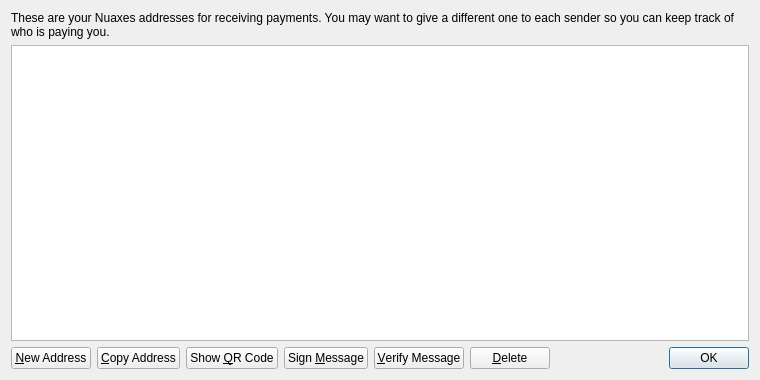
<?xml version="1.0" encoding="UTF-8"?>
<ui version="4.0">
 <class>AddressBookPage</class>
 <widget class="QWidget" name="AddressBookPage">
  <property name="geometry">
   <rect>
    <x>0</x>
    <y>0</y>
    <width>760</width>
    <height>380</height>
   </rect>
  </property>
  <property name="windowTitle">
   <string>Address Book</string>
  </property>
  <layout class="QVBoxLayout" name="verticalLayout">
   <item>
    <widget class="QLabel" name="labelExplanation">
     <property name="text">
      <string>These are your Nuaxes addresses for receiving payments. You may want to give a different one to each sender so you can keep track of who is paying you.</string>
     </property>
     <property name="textFormat">
      <enum>Qt::PlainText</enum>
     </property>
     <property name="wordWrap">
      <bool>true</bool>
     </property>
    </widget>
   </item>
   <item>
    <widget class="QTableView" name="tableView">
     <property name="contextMenuPolicy">
      <enum>Qt::CustomContextMenu</enum>
     </property>
     <property name="toolTip">
      <string>Double-click to edit address or label</string>
     </property>
     <property name="tabKeyNavigation">
      <bool>false</bool>
     </property>
     <property name="alternatingRowColors">
      <bool>true</bool>
     </property>
     <property name="selectionMode">
      <enum>QAbstractItemView::SingleSelection</enum>
     </property>
     <property name="selectionBehavior">
      <enum>QAbstractItemView::SelectRows</enum>
     </property>
     <property name="sortingEnabled">
      <bool>true</bool>
     </property>
     <attribute name="verticalHeaderVisible">
      <bool>false</bool>
     </attribute>
    </widget>
   </item>
   <item>
    <layout class="QHBoxLayout" name="horizontalLayout">
     <item>
      <widget class="QPushButton" name="newAddressButton">
       <property name="toolTip">
        <string>Create a new address</string>
       </property>
       <property name="text">
        <string>&amp;New Address</string>
       </property>
       <property name="icon">
        <iconset resource="../bitcoin.qrc">
         <normaloff>:/icons/add</normaloff>:/icons/add</iconset>
       </property>
      </widget>
     </item>
     <item>
      <widget class="QPushButton" name="copyToClipboard">
       <property name="toolTip">
        <string>Copy the currently selected address to the system clipboard</string>
       </property>
       <property name="text">
        <string>&amp;Copy Address</string>
       </property>
       <property name="icon">
        <iconset resource="../bitcoin.qrc">
         <normaloff>:/icons/editcopy</normaloff>:/icons/editcopy</iconset>
       </property>
      </widget>
     </item>
     <item>
      <widget class="QPushButton" name="showQRCode">
       <property name="text">
        <string>Show &amp;QR Code</string>
       </property>
       <property name="icon">
        <iconset resource="../bitcoin.qrc">
         <normaloff>:/icons/qrcode</normaloff>:/icons/qrcode</iconset>
       </property>
      </widget>
     </item>
     <item>
      <widget class="QPushButton" name="signMessage">
       <property name="toolTip">
        <string>Sign a message to prove you own a Nuaxes address</string>
       </property>
       <property name="text">
        <string>Sign &amp;Message</string>
       </property>
       <property name="icon">
        <iconset resource="../bitcoin.qrc">
         <normaloff>:/icons/edit</normaloff>:/icons/edit</iconset>
       </property>
      </widget>
     </item>
     <item>
      <widget class="QPushButton" name="verifyMessage">
       <property name="toolTip">
        <string>Verify a message to ensure it was signed with a specified Nuaxes address</string>
       </property>
       <property name="text">
        <string>&amp;Verify Message</string>
       </property>
       <property name="icon">
        <iconset resource="../bitcoin.qrc">
         <normaloff>:/icons/transaction_0</normaloff>:/icons/transaction_0</iconset>
       </property>
      </widget>
     </item>
     <item>
      <widget class="QPushButton" name="deleteButton">
       <property name="toolTip">
        <string>Delete the currently selected address from the list</string>
       </property>
       <property name="text">
        <string>&amp;Delete</string>
       </property>
       <property name="icon">
        <iconset resource="../bitcoin.qrc">
         <normaloff>:/icons/remove</normaloff>:/icons/remove</iconset>
       </property>
      </widget>
     </item>
     <item>
      <spacer name="horizontalSpacer">
       <property name="orientation">
        <enum>Qt::Horizontal</enum>
       </property>
       <property name="sizeHint" stdset="0">
        <size>
         <width>40</width>
         <height>20</height>
        </size>
       </property>
      </spacer>
     </item>
     <item>
      <widget class="QDialogButtonBox" name="buttonBox">
       <property name="sizePolicy">
        <sizepolicy hsizetype="Maximum" vsizetype="Fixed">
         <horstretch>0</horstretch>
         <verstretch>0</verstretch>
        </sizepolicy>
       </property>
       <property name="standardButtons">
        <set>QDialogButtonBox::Ok</set>
       </property>
      </widget>
     </item>
    </layout>
   </item>
  </layout>
 </widget>
 <resources>
  <include location="../bitcoin.qrc"/>
 </resources>
 <connections/>
</ui>
